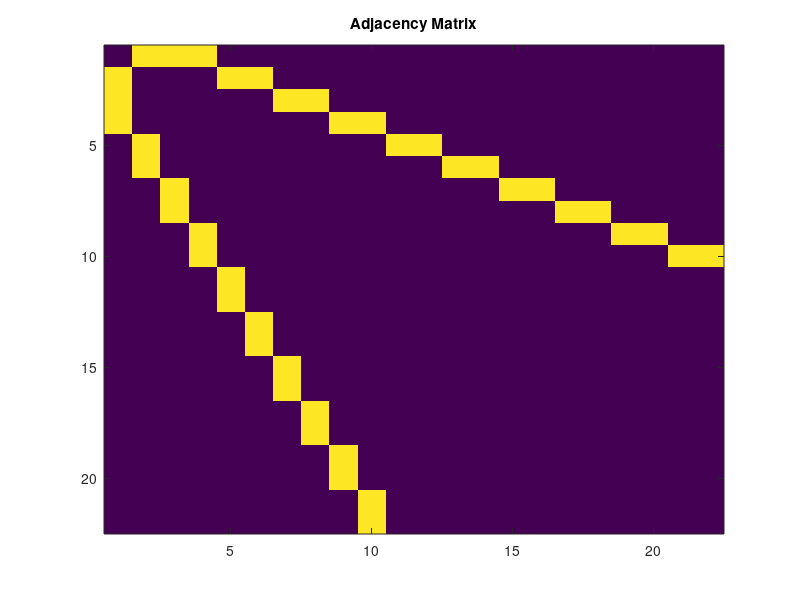

Recreate this plot in MATLAB. (Note: this script raises an error after producing the figure.)
clear all;

%% Take Home Part e
% 
 J =1;
 L =22;
 %      1 2 3 4 5 6 7 8 9 10 11 12 13 14 15 16 17 18 19 20 21 22
Adj = [ 0 1 1 1 0 0 0 0 0 0  0  0  0  0  0  0  0  0  0  0  0  0                %1 
        1 0 0 0 1 1 0 0 0 0  0  0  0  0  0  0  0  0  0  0  0  0                 %2 
        1 0 0 0 0 0 1 1 0 0  0  0  0  0  0  0  0  0  0  0  0  0                 %3 
        1 0 0 0 0 0 0 0 1 1  0  0  0  0  0  0  0  0  0  0  0  0                 %4 
        0 1 0 0 0 0 0 0 0 0  1  1  0  0  0  0  0  0  0  0  0  0                 %5 
        0 1 0 0 0 0 0 0 0 0  0  0  1  1  0  0  0  0  0  0  0  0                 %6 
        0 0 1 0 0 0 0 0 0 0  0  0  0  0  1  1  0  0  0  0  0  0                 %7 
        0 0 1 0 0 0 0 0 0 0  0  0  0  0  0  0  1  1  0  0  0  0                 %8
        0 0 0 1 0 0 0 0 0 0  0  0  0  0  0  0  0  0  1  1  0  0                 %9 
        0 0 0 1 0 0 0 0 0 0  0  0  0  0  0  0  0  0  0  0  1  1                 %10 
        0 0 0 0 1 0 0 0 0 0  0  0  0  0  0  0  0  0  0  0  0  0                 %11
        0 0 0 0 1 0 0 0 0 0  0  0  0  0  0  0  0  0  0  0  0  0                 %12
        0 0 0 0 0 1 0 0 0 0  0  0  0  0  0  0  0  0  0  0  0  0                 %13
        0 0 0 0 0 1 0 0 0 0  0  0  0  0  0  0  0  0  0  0  0  0                 %14
        0 0 0 0 0 0 1 0 0 0  0  0  0  0  0  0  0  0  0  0  0  0                 %15
        0 0 0 0 0 0 1 0 0 0  0  0  0  0  0  0  0  0  0  0  0  0                 %16
        0 0 0 0 0 0 0 1 0 0  0  0  0  0  0  0  0  0  0  0  0  0                 %17
        0 0 0 0 0 0 0 1 0 0  0  0  0  0  0  0  0  0  0  0  0  0                 %18
        0 0 0 0 0 0 0 0 1 0  0  0  0  0  0  0  0  0  0  0  0  0                 %19
        0 0 0 0 0 0 0 0 1 0  0  0  0  0  0  0  0  0  0  0  0  0                 %20
        0 0 0 0 0 0 0 0 0 1  0  0  0  0  0  0  0  0  0  0  0  0                 %21
        0 0 0 0 0 0 0 0 0 1  0  0  0  0  0  0  0  0  0  0  0  0 ];              %22     
        
        
figure(1); imagesc(Adj)
title('Adjacency Matrix');

figure(2);
plot(graph(Adj));

allowed_spins = [-1 1];
spin_matrix = zeros(L,1);

% Random spin matrix initialization
for i = 1:1:L
        
        spin = randsample(allowed_spins,1,true);
        spin_matrix(i) = spin;

end

disp('Initial spin matrix is: ')
disp(spin_matrix);

figure(3);
imagesc(spin_matrix);

% Calculate initial energy
E =0;

NT =1e5;
N = 1:1:L ;
i = 0;

for beta=0:0.05:2   
    
    i= i +1;
      % inverse temp
    for t= 1:1:NT


        % Select a random spin to flip
        %select_spin_number = 10;
        select_spin_number = randsample(N,1,true);
          h = 0;
          for k = 1:1:L       % this loop search for neighbors in adjacency matrix
                    if ( Adj(k,select_spin_number) ==1 )  
                        h = h + spin_matrix(k,1);
                    end        
          end

          del_E = 2*h*spin_matrix(select_spin_number) ;        % Change in energy expected on flip of selected spin
          gamma = exp(-1*beta*del_E);

          random_number = rand;
          if (random_number < gamma)
              spin_matrix(select_spin_number)= -1*spin_matrix(select_spin_number) ;
              %Net_energy = Net_energy + del_E ;
          end

%           if (t ==1)
%               figure();
%               imagesc(spin_matrix);
%           end
% 
% 
%           if (t ==1000)
%               figure();
%               imagesc(spin_matrix);
%           end
% 
% 
%           if (t ==1e5)
%               figure();
%               imagesc(spin_matrix);
%           end

    end
    mean_spins(i) = mean(spin_matrix);
end

beta_plot=0:0.05:2  ;
figure(4);
plot(beta_plot, mean_spins);
xlabel('Beta');
ylabel('Mean of spins');


%% Take Home Part f

% J =1;
% L =16;
%  %      1 2 3 4 5 6 7 8 9 10 11 12 13 14 15 16 
% Adj = [ 0 1 1 1 0 0 0 0 0 0  0  0  0  0  0  0                   %1 
%         1 0 0 0 1 1 0 0 0 0  0  0  0  0  0  0                   %2 
%         1 0 0 0 0 0 1 1 0 0  0  0  0  0  0  0                   %3 
%         1 0 0 0 0 0 0 0 1 1  0  0  0  0  0  0                   %4 
%         0 1 0 0 0 0 0 0 0 0  1  0  0  0  0  0                   %5 
%         0 1 0 0 0 0 0 0 0 0  0  1  0  0  0  0                   %6 
%         0 0 1 0 0 0 0 0 0 0  0  0  1  0  0  0                   %7 
%         0 0 1 0 0 0 0 0 0 0  0  0  0  1  0  0                   %8
%         0 0 0 1 0 0 0 0 0 0  0  0  0  0  1  0                   %9 
%         0 0 0 1 0 0 0 0 0 0  0  0  0  0  0  1                   %10 
%         0 0 0 0 1 0 0 0 0 0  0  0  0  0  0  0                   %11
%         0 0 0 0 0 1 0 0 0 0  0  0  0  0  0  0                   %12
%         0 0 0 0 0 0 1 0 0 0  0  0  0  0  0  0                   %13
%         0 0 0 0 0 0 0 1 0 0  0  0  0  0  0  0                   %14
%         0 0 0 0 0 0 0 0 1 0  0  0  0  0  0  0                   %15
%         0 0 0 0 0 0 0 0 0 1  0  0  0  0  0  0       ];          %16
%         
%         
% figure(1); imagesc(Adj)
% title('Adjacency Matrix');
% 
% figure(2);
% plot(graph(Adj));
% 
% allowed_spins = [-1 1];
% spin_matrix = zeros(L,1);
% 
% % Random spin matrix initialization
% for i = 1:1:L
%         
%         spin = randsample(allowed_spins,1,true);
%         spin_matrix(i) = spin;
% 
% end
% 
% spin_matrix(11) = 1;
% spin_matrix(12) = 1;
% spin_matrix(13) = 1;
% spin_matrix(14) = 1;
% spin_matrix(15) = 1;
% spin_matrix(16) = 1;
% 
% disp('Initial spin matrix is: ')
% disp(spin_matrix);
% 
% figure(3);
% imagesc(spin_matrix);
% 
% % Calculate initial energy
% E =0;
% NT =1e5;
% N = 1:1:L ;
% i = 0;
% 
% for beta=2   
%     i= i + 1;
%       % inverse temp
%     for t= 1:1:NT
%         % Select a random spin to flip
%         %select_spin_number = 10;
%         select_spin_number = randsample(N,1,true);
%           h = 0;
%           if(select_spin_number <= 16)
%               
%               for k = 1:1:L       % this loop search for neighbors in adjacency matrix
%                         if ( Adj(k,select_spin_number) ==1 )  
%                             h = h + spin_matrix(k,1);
%                         end        
%               end
% 
%               del_E = 2*h*spin_matrix(select_spin_number) ;        % Change in energy expected on flip of selected spin
%               gamma = exp(-1*beta*del_E);
% 
%               random_number = rand;
%               if (random_number < gamma)
%                   spin_matrix(select_spin_number)= -1*spin_matrix(select_spin_number) ;
%                   % Net_energy = Net_energy + del_E ;
%               end
%   
%           end
%            
%               if (t ==1)
%                   figure();
%                   imagesc(spin_matrix);
%               end
% 
% 
%               if (t ==1000)
%                   figure();
%                   imagesc(spin_matrix);
%               end
% 
% 
%               if (t ==1e5)
%                   figure();
%                   imagesc(spin_matrix);
%               end
%          
%     end
%     mean_spins(i) = mean(spin_matrix);
% end
% 
% % beta_plot=0:0.05:2  ;
% % figure(4);
% % plot(beta_plot, mean_spins);
% % xlabel('Beta');
% % ylabel('Mean of spins');
% % title('Leaf Nodes clamped to -1');
% 

%% Convert mm to system state S

% Boltzmann Law  
beta = 1;
Z0 = 2;
allowed_spins = [-1 +1];
count  = 0
E = zeros(2^4,1);
for i = [-1 1]
    for j = [-1 1]
        for k = [-1 1]
            for l =[-1 1]
                count = count +1 ;
                E(count) = -1*i*(j+k+l) ;
            end
        end
    end
end
                

P=exp(-E*beta);

Formulated_value = Z0*(2*cosh(beta))^(3) ;

%  Z = ... Given all probabilities in P , calculate the partition function

Z = sum (P,'all');
